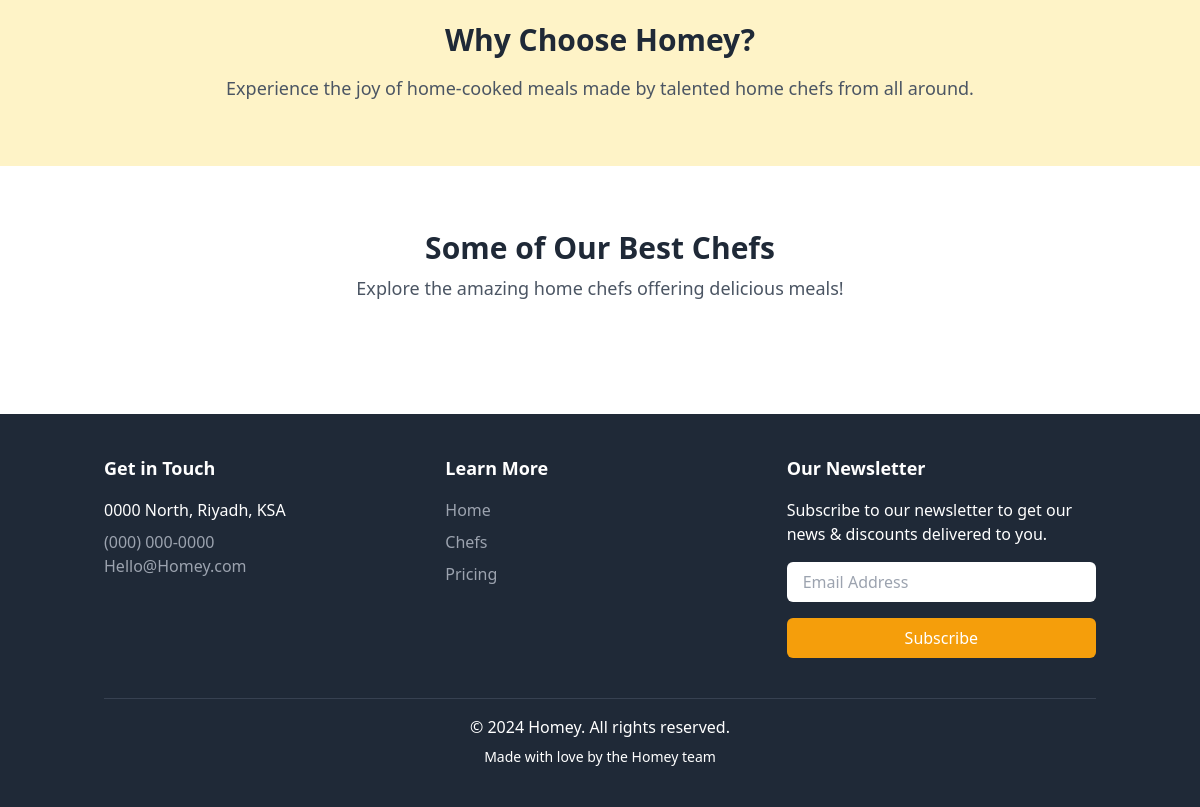
/ (lower part), run on an earlier commit of the app's database.
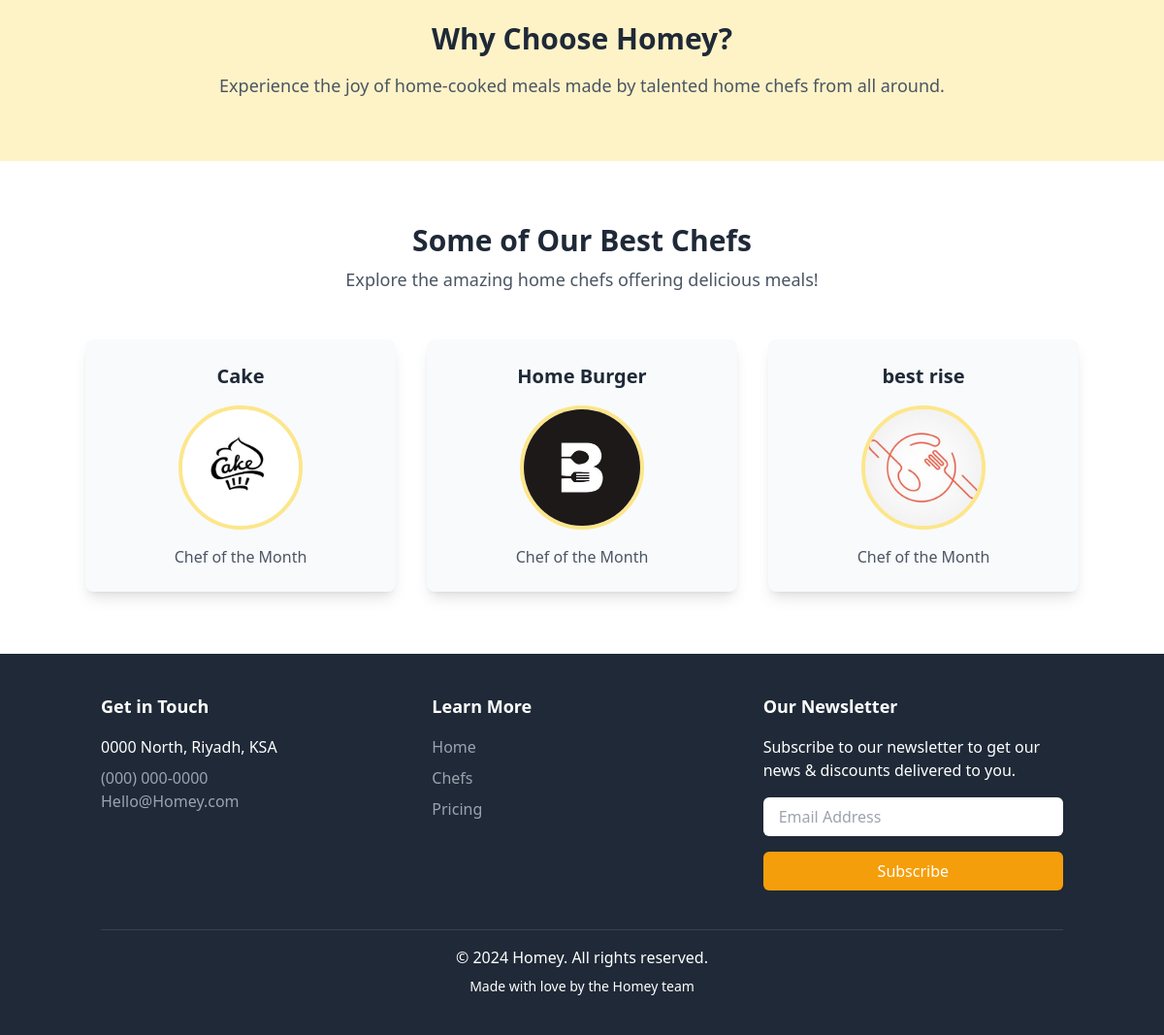
And on a later commit of the database.
### dash/models.py (models this page shows, shortened)
class ChefOffering(models.Model):
    CATEGORY_CHOICES = [
        ('savory', 'Savory'),
        ('sweet', 'Sweet'),
    ]
    name = models.CharField(max_length=255)  # e.g., "Gourmet Family Meals"
    description = models.TextField()  # Description of the offering
    category = models.CharField(max_length=100, choices=CATEGORY_CHOICES)
    price_range = models.CharField(max_length=50)  # e.g., "Affordable", "Premium"
    created_at = models.DateTimeField(auto_now_add=True)  # Timestamp
    image = models.ImageField(upload_to='images/', blank=True, null=True)

### dash/views.py (the view)
# urls.py: path('' , views.home , name='home'),
def home(request):
    chef_offerings = ChefOffering.objects.all()
    return render(request,'dash/home.html' , {'chef_offerings': chef_offerings})

### dash/templates/dash/home.html (shortened to what this page needs)
{% load static %}
<!DOCTYPE html>
<html>
    <head>
        <script src="https://cdn.tailwindcss.com"></script>
    </head>
    <body class="bg-gray-50">
        <section class="py-16 bg-amber-100">
            <div class="container mx-auto text-center">
                <h2 class="text-3xl font-semibold text-gray-800">Why Choose Homey?</h2>
                <p class="text-lg text-gray-600 mt-4">Experience the joy of home-cooked meals made by talented home chefs from all around.</p>
            </div>
        </section>
        <section class="w-full bg-white py-16">
            <div class="text-center mb-12">
                <h2 class="text-3xl font-semibold text-gray-800">Some of Our Best Chefs</h2>
                <p class="text-lg text-gray-600 mt-2">Explore the amazing home chefs offering delicious meals!</p>
            </div>
            <div class="container mx-auto grid grid-cols-3 gap-8">
                {% for offering in chef_offerings|slice:":3" %}
                <div class="bg-slate-50 rounded-lg shadow-lg p-6 text-center space-y-4 hover:shadow-xl transition-shadow duration-300">
                    <h3 class="text-xl font-bold text-gray-800">{{ offering.name }}</h3>
                    <div class="w-32 h-32 mx-auto rounded-full overflow-hidden border-4 border-amber-200">
                        <img class="object-cover w-full h-full" src="{{ offering.image.url }}" alt="{{ offering.name }}">
                    </div>
                    <p class="text-gray-600 mt-2">Chef of the Month</p>
                </div>
                {% endfor %}
            </div>
        </section>
        <footer class="bg-gray-800 text-white py-10">
            <div class="container mx-auto px-4">
                <div class="grid grid-cols-1 md:grid-cols-3 gap-8 text-center md:text-left">
                    <div>
                        <h4 class="text-lg font-semibold mb-4">Get in Touch</h4>
                        <p class="mb-2">0000 North, Riyadh, KSA</p>
                        <p>
                            <a class="text-gray-400 hover:text-white transition" href="tel:+15057922430">(000) 000-0000</a>
                        </p>
                        <p>
                            <a class="text-gray-400 hover:text-white transition" href="mailto:demo@yourdomain.com">Hello@Homey.com</a>
                        </p>
                    </div>
                    <div>
                        <h4 class="text-lg font-semibold mb-4">Learn More</h4>
                        <ul class="space-y-2">
                            <li>
                                <a href="index.html" class="text-gray-400 hover:text-white transition">Home</a>
                            </li>
                            <li>
                                <a href="chefs.html" class="text-gray-400 hover:text-white transition">Chefs</a>
                            </li>
                            <li>
                                <a href="index.html" class="text-gray-400 hover:text-white transition">Pricing</a>
                            </li>
                        </ul>
                    </div>
                    <div>
                        <h4 class="text-lg font-semibold mb-4">Our Newsletter</h4>
                        <p class="mb-4">Subscribe to our newsletter to get our news & discounts delivered to you.</p>
                        <form action="#!" class="flex flex-col space-y-4">
                            <input type="email" placeholder="Email Address" class="px-4 py-2 rounded-md text-gray-800" required>
                            <button type="submit" class="bg-amber-500 hover:bg-amber-600 text-white py-2 px-4 rounded-md">
                                Subscribe
                            </button>
                        </form>
                    </div>
                </div>
                <div class="border-t border-gray-700 mt-10 pt-4 text-center">
                    <p>&copy; 2024 Homey. All rights reserved.</p>
                    <p class="text-sm mt-2">Made with love by the Homey team</p>
                </div>
            </div>
        </footer>
    </body>
</html>

What changed in the data, as far as the page shows it:
added ChefOffering: name "Cake", image (picture)
added ChefOffering: name "Home Burger", image (picture)
added ChefOffering: name "best rise", image (picture)
